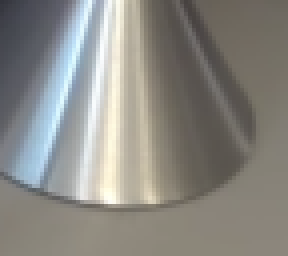
#> input picture CV2_EXAMPLES/IMAGE_PATTERN_DETECTION/element.png, 72 x 64 px (shown 4 times larger)
$ python image_pattern_detectionV2.py element.png
#> lines starting #> are read from the running program, lines starting #| are printed output that depends on the picture
#!/usr/bin/python3
import numpy as np
import cv2
import os
import sys
import matplotlib.pyplot as plt

def script_path(subpath=""):
    if subpath:
        path = os.path.realpath(os.path.dirname(subpath))
    else:
        path = os.path.realpath(os.path.dirname(sys.argv[0]))
    os.chdir(path)
    return path

def save_file(file, image):
    imgDir = "analysed"
    if not os.path.exists(imgDir):
        os.makedirs(imgDir)
    path = os.path.join(imgDir, file)
    cv2.imwrite(path, image)

def list_image_files():
    path = script_path()
    fileTypes = (".png", ".jpeg", ".jpg")
    files = [item for item in os.listdir(path) if item.lower().endswith(fileTypes)]
    files = [item for item in files if not "pattern" in item]
    return files

def make_hist(img, cx, cy):
    crop_img = img[cy-2:cy+2, cx-70:cx+70]
    cv2.imshow("crop_img", crop_img)
    hist = plt.hist(crop_img.ravel(),256,[2,254])
    plt.show()
    return True

def draw_chart(data):
    data_x = [key for key, val in enumerate(data)]
    plt.plot(data_x, data)
    plt.xlabel("pixels[n]")
    plt.ylabel("intensity[0-255]")
    plt.grid()
    plt.show()
    return True

def make_vector(someArray):
    #convert 2d, n-size array/matrix to 1d vector
    h = someArray.shape[0]
    someArray = someArray.flatten(1)
    print(h)
    return [mean(someArray[i:i+h]) for i in range(0,len(someArray),h)]

if __name__ == "__main__":
    args = sys.argv[1:]
    if args:
        files = [args[0]]
        if not os.path.exists(files[0]):
            print("no such file:", files[0])
            sys.exit()
    else:
        files = list_image_files()
        args = ["-f", "-p"]     #set args for all files
        #print(files)
    path = script_path()
    for file in files:
        print("\n" + "-"*30)
        if "front" in file or "-f" in args:
            patterns = ("pattern_front1.png", "pattern_front2.png")
        else:
            patterns = ("pattern_back1.png", "pattern_back2.png")
        img = cv2.imread(file)
#> img is the input picture: shape (64, 72, 3); mean B, G, R 131.8, 137.3, 138.7
        img_gray = cv2.cvtColor(img, cv2.COLOR_BGR2GRAY)
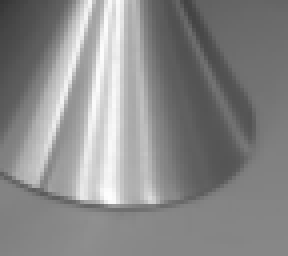
#> img_gray: shape (64, 72) (shown 4 times larger); min 53, max 254, mean 137.1
        img_clear = img_gray*1
        imgShape = img.shape[:2]
#> imgShape = (64, 72)

        for pattern in patterns:
            patternFound = ""
            template = cv2.imread(pattern, 0)
            if not template:
                print("no pattern to search for:", pattern)
                sys.exit()
#> (the program exits here)
